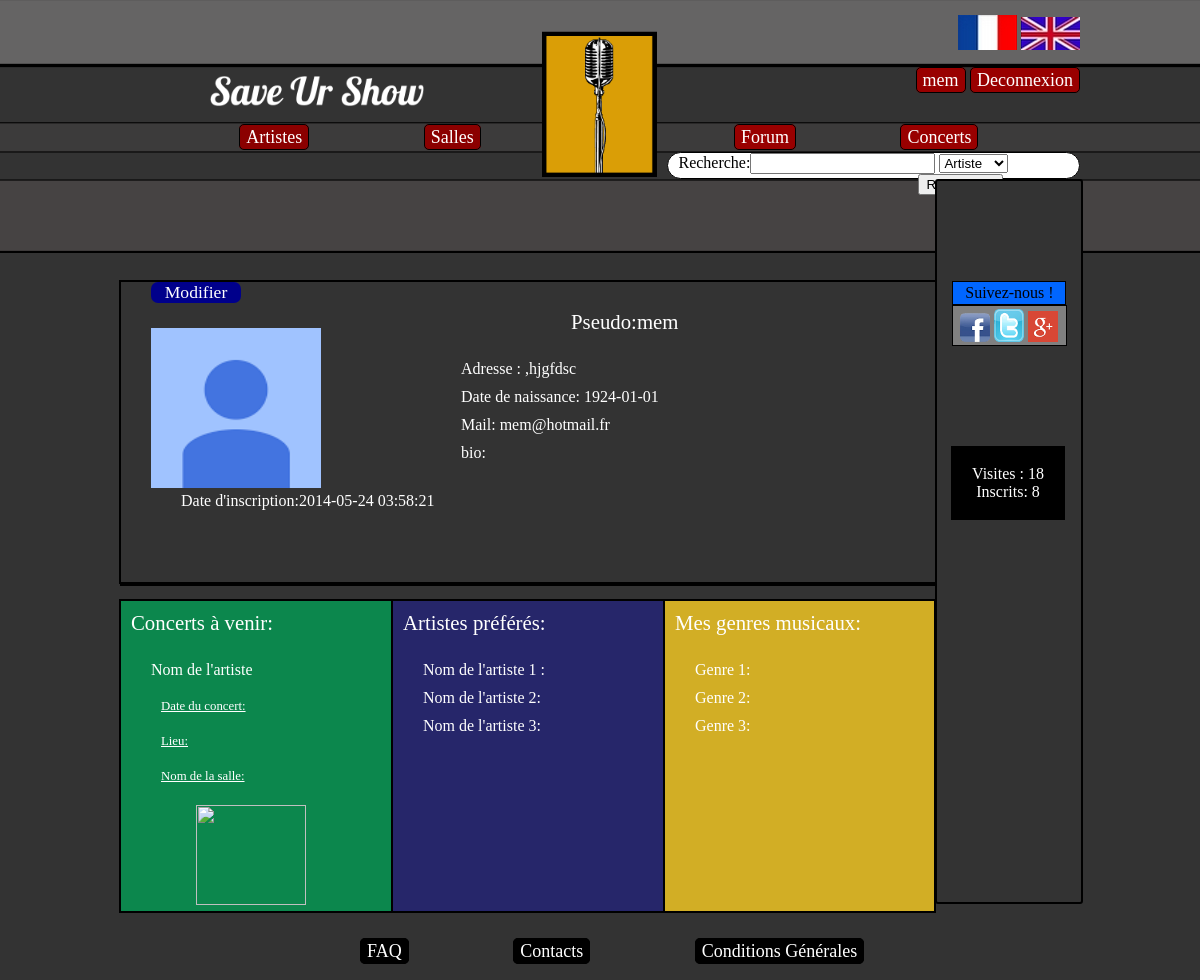
Page /mvc1/index.php?page=profil&profil=mem (signed in) on the committed database.
### tables this page shows
CREATE TABLE IF NOT EXISTS `statistique` (
  `ID` int(11) NOT NULL AUTO_INCREMENT,
  `nombre_inscrit` int(11) DEFAULT NULL,
  `nombre_visite` int(11) DEFAULT NULL,
  PRIMARY KEY (`ID`)
);

CREATE TABLE IF NOT EXISTS `membre` (
  `ID` int(11) NOT NULL AUTO_INCREMENT,
  `pseudo` varchar(255) NOT NULL,
  `nom_membre` varchar(25) DEFAULT NULL,
  `prenom_membre` varchar(255) DEFAULT NULL,
  `adresse_email` varchar(255) NOT NULL,
  `mot_de_passe` varchar(255) NOT NULL,
  `image_membre` varchar(255) NOT NULL,
  `date_de_naissance` date DEFAULT NULL,
  `adresse_membre` varchar(40) DEFAULT NULL,
  `departement` int(11) DEFAULT NULL,
  `sexe` int(11) DEFAULT NULL,
  `bio_membre` text,
  `date_inscription` datetime DEFAULT NULL,
  `nombre_de_message` int(11) DEFAULT NULL,
  `etat_connexion` int(11) NOT NULL,
  `Role_ID` int(11) NOT NULL,
  `etat_compte` int(2) NOT NULL DEFAULT '0',
  `cle_validation` varchar(255) DEFAULT NULL,
  PRIMARY KEY (`ID`),
  KEY `fk_membre_Role1_idx` (`Role_ID`)
);

### mvc1/modeles/modele_stat.php (called while the page is built, shortened)
<?php
	function nbrVisite(){
	global $bdd;
	$req = $bdd -> prepare("SELECT nombre_visite FROM statistique");
	$req -> execute();
	$res = $req->fetch();
	return $res[0];
	}
	function nbrInscrit(){
		global $bdd;
		$req = $bdd -> prepare("SELECT count(ID) FROM membre");
		$req -> execute();
	$res = $req->fetch();
	return $res['count(ID)'];
	}
 ?>

### mvc1/modeles/modele_utilisateur.php (called while the page is built, shortened)
<?php
	function infoProfil($nom){
		global $bdd;
		$query=$bdd->prepare('SELECT ID, pseudo, nom_membre, prenom_membre, adresse_email, date_de_naissance, adresse_membre, sexe, bio_membre, date_inscription, role_ID, image_membre
	    FROM membre WHERE pseudo = :nom');
        $query->bindValue(':nom',$nom, PDO::PARAM_STR);
        $query->execute();
	    $data_artiste=$query->fetch();
	    return $data_artiste;
	}
 ?>

### mvc1/vues/vue_profil.php (the view, shortened to what this page needs)
<div class="Profil">
	<div class="container1Profil">
		<div class="modifier_profil"><a href="#"> Modifier</a></div>
		<div ><img class="photo_profil" src=<?php
		if(empty($info['image_membre'])){
		echo '"ressources/avatars/defaultPicture.jpg"';
		}else{
		echo '"'.$info['image_membre'].'"';
		}?>/></div>
		<div class="date_insc">Date d'inscription:<?php echo $info['date_inscription'] ; ?></div>
		<div class="pseudo">Pseudo:<?php echo $info['pseudo']; ?></div>
		<ul>
			<li class="txt1Profil">Adresse : <?php echo $info['adresse_membre']; ?></li>
			<li class="txt1Profil">Date de naissance: <?php echo $info['date_de_naissance']; ?></li>
			<li class="txt1Profil">Mail: <?php echo $info['adresse_email']; ?></li>
			<li class="txt1Profil">bio: <?php echo $info['bio_membre']; ?></li>
		</ul>
	</div>
	<div class="container2Profil">
		<div class="txt2Profil"> Concerts à venir: </div>
		<ul>
			<li class="txt3Profil">Nom de l'artiste</li>
			<li class="txt1bisProfil">Date du concert:</li>
			<li class="txt1bisProfil">Lieu:</li>
			<li class="txt1bisProfil">Nom de la salle:</li>
		</ul>
		<div ><a href='#'><img class="photo_concertavenir" src "groupex.jpg"/></a></div>
	</div>
	<div class="container3Profil">
		<div class="txt2Profil"> Artistes préférés: </div>
		<ul>
			<li class="txt3Profil">Nom de l'artiste 1 :</li>
			<li class="txt3Profil">Nom de l'artiste 2:</li>
			<li class="txt3Profil">Nom de l'artiste 3:</li>
		</ul>
	</div>
	<div class="container4Profil">
		<div class="txt2Profil"> Mes genres musicaux:</div>
		<ul>
			<li class="txt3Profil">Genre 1:</li>
			<li class="txt3Profil">Genre 2:</li>
			<li class="txt3Profil">Genre 3:</li>
		</ul>
	</div>
</div>

### mvc1/vues/header.php (shortened to what this page needs)
<!doctype html>
<html lang="en">
<head>
<link rel="stylesheet" href="ressources/style.css" type="text/css" media="screen" />
<body>
<header>
	<div id="logo">
	</div>
	<a href="?page=accueil"><div id="nom">
	</div></a>
	<div id="drapeau">
		<img src="ressources/image/drap_fr.png"/> <img src="ressources/image/drap_en.png"/>
	</div>
	<div id="connexion">
		<ul>
			<?php
			if (!isset($_SESSION['pseudo'])){
				echo '
				<li class="zone1"><a href="?page=connexion">Connexion</a></li>
				<li class="zone1"><a href="?page=inscription">Inscription</a></li>';
			}else{
				echo'
				<li class="zone1"><a href="?page=profil&profil='.$_SESSION['pseudo'].'">'.$_SESSION['pseudo'].'</a></li>
				<li class="zone1"><a href="?page=deconnexion">Deconnexion</a></li>';
			}
			 ?>
		</ul>
	</div>
	<div id="artistes_salles">
		<ul>
			<li class="boutons1"><a href="?page=listeartiste">Artistes</a></li>
			<li class="boutons1"><a href="?page=listeSalles">Salles</a></li>
		</ul>
	</div>
	<div id="forum_concerts">
		<ul>
			<li class="boutons2"><a href="?page=forum">Forum</a></li>
			<li class="boutons2"><a href="?page=listeConcerts">Concerts</a></li>
		</ul>
	</div>
	<div class="Rechercher">
			<form action="index.php?page=recherche" method="post" name="Recherche">
			<label>Recherche:</label><input type="text" name="mot_cle" id="mot_cle"/>
					<select name="type_recherche">
						<option value="1">Artiste</option>
					</select>
			</form>
	</div>
	<span id="bordure">
	<div id="Suivre"><span class="a3">Suivez-nous !</span>
	</div>
	<div class="reseaux">
		<div> <a href="https://www.facebook.com/pages/Save-Ur-Show/281799091982222?fref=ts"> <img class="reseauxsociaux" src="ressources/image/facebook.png" /></a> <span></span>
		</div>
		<div> <a href="https://twitter.com/SaveUrShow01"> <img class="reseauxsociaux" src="ressources/image/twitter.png"/></a> <span></span>
		</div>
		<div> <a href="https://plus.google.com/"> <img class="reseauxsociaux" src="ressources/image/g.png"/></a> <span></span>
		</div>
	</div>
	<div class="statistique">
		<p> Visites : <?php echo $nbrVisite; ?> <br />
			Inscrits: <?php echo $nbrInscrit; ?>
		</p>
	</div>
	</span>
</header>
<div id="contenu">

### rows in the picture
statistique: nombre_visite "18"
membre: date_inscription "2014-05-24 03:58:21", pseudo "mem", adresse_membre ",hjgfdsc", date_de_naissance "1924-01-01", adresse_email "mem@hotmail.fr"

### other values in the picture
$_SESSION['pseudo'] "mem"
$nbrInscrit "8"
